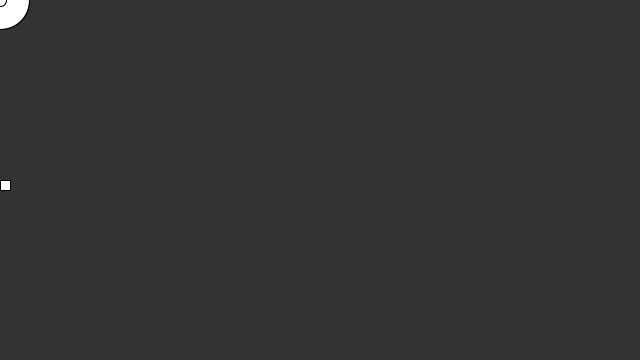
Frame 1 (no input)
Frame 60 (the mouse pressed at the canvas centre just before this capture): identical to frame 1, image omitted
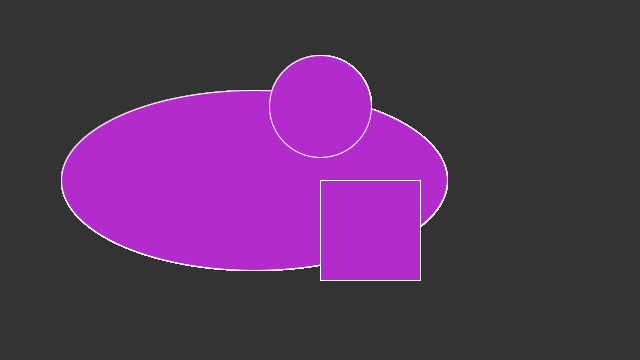
Frame 120 (the mouse held since frame 60 and released just before this capture)

The Processing sketch that drew these frames (run headless with seeded random() and noise(); from frame 60 on, the mouse is pressed at the canvas centre):

// Processing sketch: processing_174220
// ── processing_174220.pde

int num = 60;
float mx[] = new float[num];
float my[] = new float[num];


void setup() 
{
  size(640, 360); 
  noStroke();
 
}

void draw() 
{   
  background(51); 
  int which = frameCount % num;
  mx[which] = mouseX;
  my[which] = mouseY;
  
  for (int i = 0; i < num; i++) {
    
    int index = (which+1 + i) % num;
    ellipse(mx[index], my[index], i, i);
  fill(255, 204);
 if (mousePressed) {
    stroke(255);
    fill(random(255), random(255), random(255));
  } else {
    stroke(0);
  }
  ellipse(mouseX-66, mouseY, mouseX+66, mouseY);
   rect(mouseX, height/2, mouseY/2+10, mouseY/2+10);
   ellipse(mouseX, mouseX/3, mouseY/2+12, mouseY/2+12);
}
}
